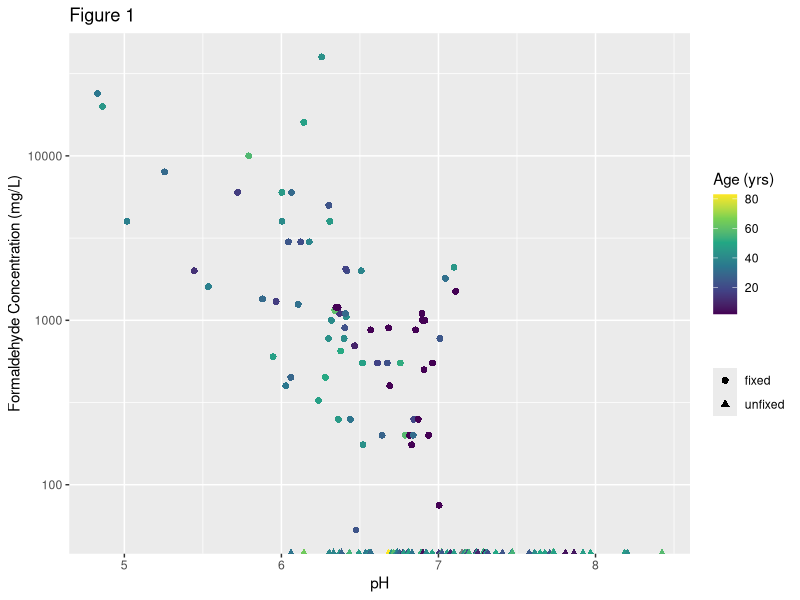
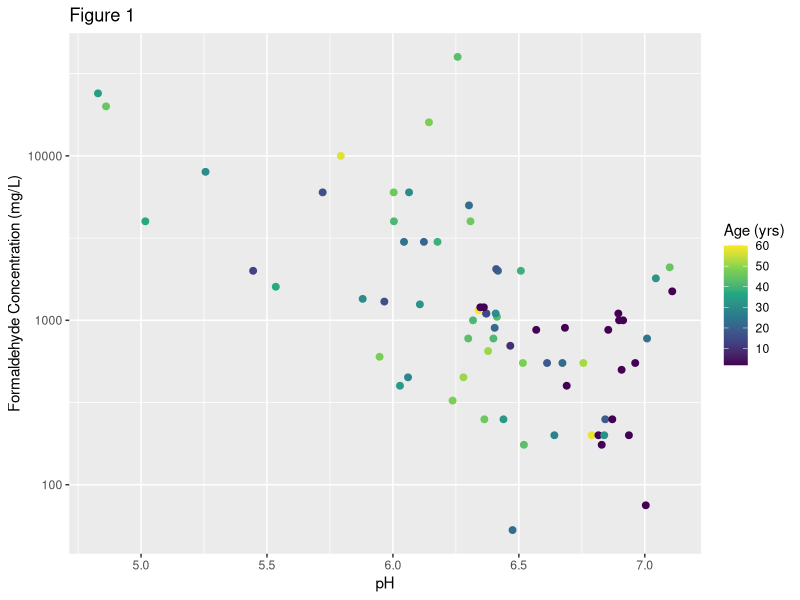

Write the R code that produced these figures, in order.

.libPaths(c("C:/Users/ale097/Data School/Packages"))
library(tidyverse)

install.packages("cowplot")
.libPaths(c("C:/Users/ale097/Data School/Packages"))
library(cowplot)

read_csv("Data/Collection_survey_RAW.csv")
Collection_survey <- read_csv("Data/Collection_survey_RAW.csv")


#exclude obs. for which year is unknown
#convert <chr> to <dbl>
#create an age column
#rename formaldehyde concentration column 
#create a new column fixed

Collection_survey_tidy <- Collection_survey %>% 
  filter(Year != "-") %>% 
  mutate(year = as.numeric(Year)) %>% 
  select(-Year) %>% 
  mutate(age = 2019 - year) %>% 
  select(-year) %>% 
  rename(formaldehyde = "Formaldehyde concentration (mg/L)") %>% 
  mutate(fixed = ifelse(formaldehyde > 0, "fixed", "unfixed"))
 

Collection_survey_tidy

#plot showing all data 
Collection_survey_full_plot <- ggplot(data = Collection_survey_tidy, 
       mapping = aes(x = pH, y = formaldehyde, color = age, shape = fixed)) +
  geom_point(size = 2) +
  scale_y_log10() +
  scale_colour_continuous(type = "viridis") +
  labs(
    title = "Figure 1",
    y = "Formaldehyde Concentration (mg/L)",
    color = "Age (yrs)",
    shape = "")


ggsave(filename = "Results/Collection_survey_full.png", plot = Collection_survey_full_plot, width = 12, height = 10, dpi = 300, units = "cm")

#Filter to plot only fixed specimens 

Collection_survey_fixed <- Collection_survey %>% 
  filter(Year != "-") %>% 
  mutate(year = as.numeric(Year)) %>% 
  select(-Year) %>% 
  mutate(age = 2019 - year) %>% 
  select(-year) %>% 
  rename(formaldehyde = "Formaldehyde concentration (mg/L)") %>% 
  mutate(fixed = ifelse(formaldehyde > 0, "fixed", "unfixed")) %>% 
  filter(fixed == "fixed")
  
  
plot_fixed <- ggplot(data = Collection_survey_fixed, 
         mapping = aes(x = pH, y = formaldehyde, color = age)) +
  geom_point(size = 2) +
  scale_y_log10() +
  scale_colour_continuous(type = "viridis") +
  
  labs(
    title = "Figure 1",
    y = "Formaldehyde Concentration (mg/L)",
    color = "Age (yrs)")

ggsave(filename = "Results/Collection_survey_fixed.png", plot = plot_fixed, width = 12, height = 10, dpi = 300, units = "cm")




Collection_survey_unfixed <- Collection_survey %>% 
  filter(Year != "-") %>% 
  mutate(year = as.numeric(Year)) %>% 
  select(-Year) %>% 
  mutate(age = 2019 - year) %>% 
  select(-year) %>% 
  rename(formaldehyde = "Formaldehyde concentration (mg/L)") %>% 
  mutate(fixed = ifelse(formaldehyde > 0, "fixed", "unfixed")) %>% 
  filter(fixed == "unfixed")


plot_unfixed <- ggplot(data = Collection_survey_fixed, 
        mapping = aes(x = pH, y = age)) +
  geom_point(size = 2) +
  labs(
    title = "Figure 1",
    y = "Age (yrs)",
    shape = "")
